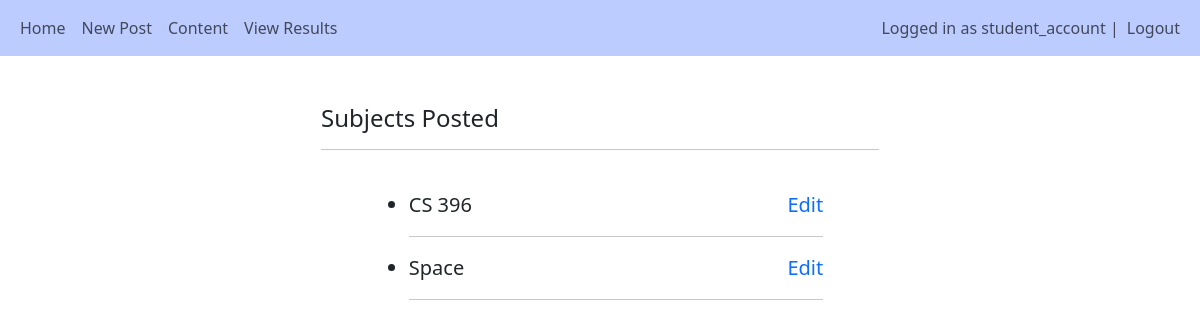
Page /view_subjects/ (signed in) on the committed database.
### main/models.py (models this page shows, shortened)
class User(AbstractUser):
    is_teacher = models.BooleanField('Is teacher', default=False)
    is_student = models.BooleanField('Is student', default=False)

class Subject(models.Model):
    teacher = models.ForeignKey(User, null=True, on_delete=models.CASCADE)
    title = models.CharField(max_length=255)
    max_attempts = models.IntegerField(default=3)

### main/views.py (the view)
# urls.py: path('view_subjects/', views.view_subjects, name="view_subjects"),
@login_required(login_url="/login")
def view_subjects(request):
    subjects = Subject.objects.all()
    return render(request, 'main/subject/view_subjects.html', {"subjects": subjects})

### main/templates/main/subject/view_subjects.html (shortened to what this page needs)
{% extends 'main/base.html' %}
{% load crispy_forms_tags %}
{% block content %}
<div style="width:50%; margin:auto">
    <br>
    <h4>Subjects Posted</h4>
    <hr><br>
    <ul style="width:80%; margin:auto">
        {% for subject in subjects %}
        <li style="font-size:15pt">{{subject.title}}<a href="{% url 'question_setup' subject.pk %}" style="float:right; text-decoration:none">Edit</a></li><hr>
        {% endfor %}
    </ul>
</div>
{% endblock %}

### main/templates/main/base.html (shortened to what this page needs)
<!DOCTYPE html>
<html lang="en">
<head>
    <link href="https://cdn.jsdelivr.net/npm/bootstrap@5.3.2/dist/css/bootstrap.min.css" rel="stylesheet">
    <link rel="stylesheet" href="https://cdnjs.cloudflare.com/ajax/libs/font-awesome/4.7.0/css/font-awesome.min.css">
</head>
<body>
    <nav class="navbar navbar-light navbar-expand-lg" style="background-color: #bcccff;">
        <div class="container-fluid">
            <div>
                <ul class="nav navbar-nav">
                    <li class="nav-item">
                        <a class="nav-link" href="/home">Home</a>
                    </li>
                    {% if user.is_teacher %}
                    <li class="nav-item">
                        <a class="nav-link" href="/create_post">Post Content</a>
                    </li>
                    <li class="nav-item">
                        <a class="nav-link" href="/subject_setup">New Subject</a>
                    </li>
                    <li class="nav-item">
                        <a class="nav-link" href="/view_subjects">View Subjects</a>
                    </li>
                    <li class="nav-item">
                        <a class="nav-link" href="/group_results">View Scores</a>
                    </li>
                    {% elif user.is_student %}
                    <li class="nav-item">
                        <a class="nav-link" href="/create_post">New Post</a>
                    </li>
                    <li class="nav-item">
                        <a class="nav-link" href="/content">Content</a>
                    </li>
                    <li class="nav-item">
                        <a class="nav-link" href="/ind_results">View Results</a>
                    </li>
                    {% endif %}
                </ul>
            </div>
            <div>
                <ul class="navbar-nav">
                    {% if user.is_authenticated %}
                    <span class="navbar-text">Logged in as {{user.username}} | </span>
                    <li class="nav-item">
                        <a class="nav-link" href="/logout">Logout</a>
                    </li>
                    {% else %}
                    <li class="nav-item">
                        <a class="nav-link" href="/login">Login</a>
                    </li>
                    {% endif %}
                </ul>
            </div>
        </div>
    </nav><br>
        <div class="container">
            {% block content %}
            {% endblock %}
        </div>
</body>
</html>

### rows in the picture
User: username "student_account"
Subject: title "CS 396"
Subject: title "Space"
